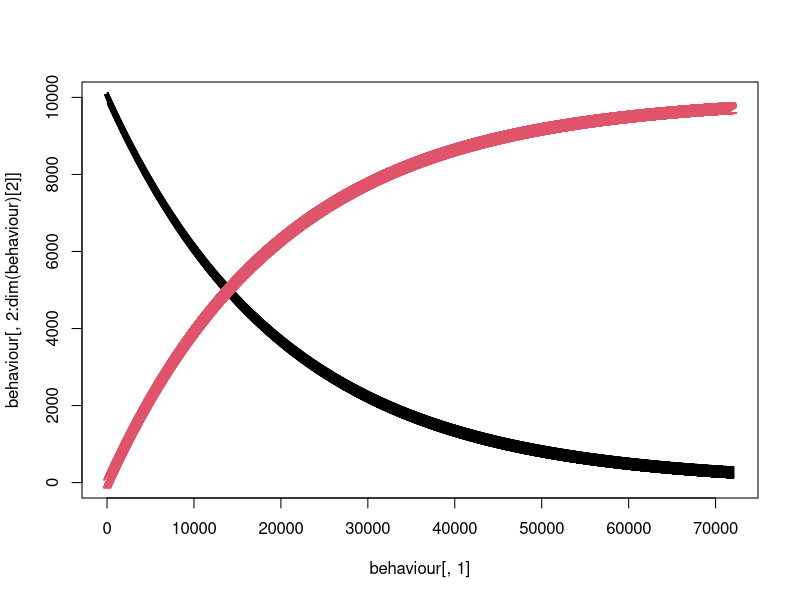

The R source for this figure:
library(deSolve)
library(stringr)

get_first_part <- function(react_str) {
    return(sub('->.*', '', react_str))
}

get_second_part <- function(react_str) {
    return(sub('.*->', '', react_str))
}

is_bimolecular <- function(react_str) {
    first_part <- get_first_part(react_str)
    return(get_stoichiometry_part(first_part) == 2)
}

get_onespecies_count <- function(one_species, reaction_part) {
    m <- gregexpr(paste('[1-9]*', one_species, sep = ''), reaction_part)
    matches <- regmatches(reaction_part, m)
    nums <- array(0, length(matches[[1]]))
    if(length(nums) > 0) {
        for(i in 1:length(nums)){
            nums[i] <- as.numeric(sub(one_species, '', matches[[1]][i]))
            if(is.na(nums[i])) {
                nums[i] <- 1
            }
        }
    }
    return(nums)
}

get_stoichiometry_onespecies <- function(one_species, reaction) {
    f_p <- get_first_part(reaction)
    s_p <- get_second_part(reaction)
    
    f_p_n <- get_onespecies_count(one_species, f_p)
    s_p_n <- get_onespecies_count(one_species, s_p)
    
    r <- list(left_sto = sum(f_p_n), right_sto = sum(s_p_n))
    return(r)
}

get_stoichiometry_part <- function(reaction_part) {
    matches <- str_match_all(reaction_part, '([1-9])*([a-zA-Z0-9_]+)')[[1]]
    count <- 0
    for(i in 1:dim(matches)[1]) {
        n <- as.numeric(matches[i,2])
        if(is.na(n)) {
            n <- 1
        }
        count <- count + n
    }
    return(count)
}

get_stoichiometry_all <- function(reaction) {
    f_p <- get_first_part(react_str)
    s_p <- get_second_part(reaction)
    r <- list(left_sto = get_stoichiometry_part(f_p), 
              right_sto = get_stoichiometry_part(s_p))
    return(r)
}

remove_stoichiometry <- function(species) {
    no_sto_spec <- c()
    for(i in 1:length(species)) {
        s <- sub('^[1-9]*', '', species[i])
        no_sto_spec <- c(no_sto_spec, s)
    }
    return(no_sto_spec)
}

get_species <- function(reaction_part) {
    specs <- strsplit(reaction_part, '[^a-zA-Z0-9_]')[[1]]
    specs <- specs[specs != '']
    specs <- remove_stoichiometry(specs)
    return(specs)
}

reactants_in_reaction <- function(species, reaction) {
    f_p <- get_first_part(reaction)
    words <- get_species(f_p)
    r <- c()
    for(i in 1:length(species)) {
        if(any(words == species[i])) {
            r <- c(r, i)
        }
    }
    return(r)
}

#
# Reaction must be unimolecular or bimolecular
#  E.g.: A + B -> C
#        2A -> B
#
# Limitations:
#  - It only supports uni or bimolecular reactions
#  - Bidiretional reactions is not supported (two separated reactions are needed)
#
react <- function(species, ci, reactions, ki, t) {
    products <- matrix(data = 0, nrow = length(reactions), ncol = length(species))
    reactants <- matrix(data = 0, nrow = length(reactions), ncol = length(species))
    
    for(i in 1:length(reactions)) {
        for(j in 1:length(species)) {
            stoc <- get_stoichiometry_onespecies(species[j], reactions[i])
            products[i,j] <- stoc$right_sto
            reactants[i,j] <- stoc$left_sto
        }
    }
    
    M <- products - reactants
    Mt <- t(M)
    
    fx <- function(t, y, parms) {
        dy <- numeric(length(y))
        
        v <- matrix(data = 0, nrow = length(reactions), ncol = 1)
        for(i in 1:length(reactions)) {
            s_is_reac <- reactants_in_reaction(species, reactions[i])
            v[i,1] <- ki[i] * prod(y[s_is_reac])
        }
        
        dy <- Mt %*% v
        
        return(list(dy))
    }
    
    result <- ode(times = t, y = ci, func = fx, parms = NULL)
    return(result)
}

plot_behaviour <- function(behaviour) {
    matplot(x = behaviour[,1], y = behaviour[,2:dim(behaviour)[2]])
}

#
# 4-domain DNA approach
#

# Only accepts uni or bimolecular reactions 
check_reaction_4domain <- function(reaction) {
    left_part <- get_first_part(reaction)
    sto <- get_stoichiometry_part(left_part)
    return(sto < 3)
}

react_4domain <- function(species, ci, reactions, qi, qmax, cmax, t) {
    for(r in reactions) {
        if(!check_reaction_4domain(r)) {
            stop(paste('Failed to processo reaction', r))
        }
    }
    
    new_reactions <- c()
    new_species <- c(species)
    new_ks <- c()
    new_cis <- c(ci)
    
    uni_aux_species <- c('G', 'O', 'T')
    bi_aux_species <- c('L', 'H', 'W', 'O', 'T')
    
    for(i in 1:length(reactions)) {
        new_reactions_for_i <- c()
        new_species_for_i <- c() 
        new_ks_for_i <- c()
        new_cis_for_i <- c()
        
        if(is_bimolecular(reactions[i])) {
            aux <- paste(bi_aux_species, as.character(i), sep = '')
            
            left_part <- get_first_part(reactions[i])
            l_p_specs <- get_species(left_part)
            
            # For a species, get its count on left.
            # If the count is 2 (2A), transform it into 2 molecules (A + A).
            # If there is only one species and the reaction is bimolecular, 
            # this unique molecule needs to be duplicated
            if(length(l_p_specs) == 1) {
                l_p_specs <- c(l_p_specs, l_p_specs)
            }
            
            # Get the products string.
            # This time we don't need to expand 2A to A + A
            right_part <- get_second_part(reactions[i])

            # Combine the molecules into reactions
            new_reactions_for_i <- c(paste(l_p_specs[1],' +', aux[1], '-->', aux[2], '+', aux[3]),
                                     paste(aux[2],' +', aux[3], '-->', l_p_specs[1], '+', aux[1]),
                                     paste(l_p_specs[2],' +', aux[2], '-->', aux[4]),
                                     paste(aux[4],' +', aux[5], '-->', right_part))
            
            # Set the new species, initial concentrations and ks
            new_species_for_i <- c(aux)
            #                     L      H     B       O     T
            new_cis_for_i <- c(cmax[i], 0.0, cmax[i], 0.0, cmax[i])
            new_ks_for_i <- c(qi[i], qmax[i], qmax[i], qmax[i])
        } else {
            aux <- paste(uni_aux_species, as.character(i), sep = '')
            
            left_part <- get_first_part(reactions[i])
            l_p_specs <- get_species(left_part)
            right_part <- get_second_part(reactions[i])
            
            new_reactions_for_i <- c(paste(l_p_specs,' +', aux[1], '-->', aux[2]),
                                     paste(aux[2],' +', aux[3], '-->', right_part, '+', aux[1]))
            new_species_for_i <- c(aux)
            #                     G      O     T
            new_cis_for_i <- c(cmax[i], 0.0, cmax[i])
            new_ks_for_i <- c(qi[i], qmax[i])
        }
        
        new_species <- c(new_species, new_species_for_i)
        new_reactions <- c(new_reactions, new_reactions_for_i)
        new_ks <- c(new_ks, new_ks_for_i)
        new_cis <- c(new_cis, new_cis_for_i)
    }
    
    # Run the reaction
    b <- react(
        species   = new_species,
        ci        = new_cis,
        reactions = new_reactions,
        ki        = new_ks,
        t         = t
    )
    
    # Return the behaviour of the input species, without the auxyliar ones
    return(b[,1:(length(species) + 1)])
}

#
# Examples
#

run_ApBeC <- function() {
    behaviour <- react(
        species   = c('A2', 'B', 'C'),
        ci        = c(1e3, 1e3, 0), 
        reactions = c('A2 + B -> C'),
        ki        = c(1e-7),
        t         = seq(0, 72000, 10)
    )
    return(behaviour)
}

run_lotka <- function() {
    behaviour <- react(
        species   = c('A', 'B'),
        ci        = c(2, 1), 
        reactions = c('A + B -> 2B',
                      'A -> 2A',
                      'B -> 0'),
        ki        = c(1.5,
                      1,
                      1),
        t         = seq(0, 45, 0.1)
    )
    return(behaviour)
}

run_lotka_scaled <- function() {
    behaviour <- react(
        species   = c('A', 'B'),
        ci        = c(20e-9, 10e-9), 
        reactions = c('A + B -> 2B',
                      'A -> 2A',
                      'B -> 0'),
        ki        = c(5e5,
                      1/300,
                      1/300),
        t         = seq(0, 12600, 1)
    )
    return(behaviour)
}

run_ApBeC_4domain <- function() {
    behaviour <- react(
        species   = c('A', 'B', 'C', 'L', 'H', 'W', 'O', 'T'),
        ci        = c(1e3, 1e3, 0.0, 1e5, 0.0, 1e5, 0.0, 1e5), 
        reactions = c('A + L -> H + W',
                      'H + W -> A + L',
                      'B + H -> O',
                      'O + T -> C'),
        ki        = c(1e-7,
                      1e-3,
                      1e-3,
                      1e-3),
        t         = seq(0, 72000, 1)
    )
    return(behaviour)
}

run_origonator <- function() {
    # It is not working properly yet
    behaviour <- react(
        species   = c('A', 'B', 'C'),
        ci        = c(0.8e-9, 4.5e-9, 0.8e-9), 
        reactions = c('B -> A',
                      'B + A -> 0',
                      'A -> 2A + C',
                      '2A -> 0',
                      'C -> B',
                      'C -> 0'),
        ki        = c(3.889e-7,
                      5e5,
                      0.00232,
                      12500,
                      0.00198,
                      1.195e-5),
        t         = seq(0, 360000, 1)
    )
    return(behaviour)
}

run_rossler <- function() {
    # It is not working properly yet
    behaviour <- react(
        species   = c('A', 'B', 'C'),
        ci        = c(1.8e-9, 1.8e-9, 1.8e-9), 
        reactions = c('A -> 2A',
                      '2A -> A',
                      'B + A -> 2B',
                      'B -> 0',
                      'A + C -> 0',
                      'C -> 2C',
                      '2C -> C'),
        ki        = c(0.002,
                      200000,
                      400000,
                      0.000667,
                      400000,
                      0.001,
                      200000),
        t         = seq(0, 144000, 1)
    )
    return(behaviour)
}

consensus <- function() {
    behaviour <- react(
        species   = c('X', 'Y', 'B'),
        ci        = c(0.7 * 80e-9, 0.3 * 80e-9, 0.0),
        reactions = c('X + Y -> 2B',
                      'B + X -> 2X',
                      'B + Y -> 2Y'),
        ki        = c(2e3, 2e3, 2e3),
        t         = seq(0, 54000, 5)
    )
}

#behaviour <- run_ApBeC()
#behaviour <- run_lotka()
#behaviour <- run_lotka_scaled()
#behaviour <- run_ApBeC_4domain()
#behaviour <- run_origonator()
#behaviour <- run_rossler()
#behaviour <- consensus()

#plot_behaviour(behaviour)


#
# 4-domain Examples
#

run_ApBeC_4d <- function() {
    behaviour <- react_4domain(
        species   = c('A', 'B', 'C'),
        ci        = c(1e3, 1e3, 0),
        reactions = c('A + B -> C'),
        qi        = c(1e-7),
        qmax      = c(1e-3),
        cmax      = c(1e5),
        t         = seq(0, 72000, 10)
    )
}

run_AeB_4d <- function() {
    behaviour <- react_4domain(
        species   = c('A', 'B'),
        ci        = c(1e4, 0),
        reactions = c('A -> B'),
        qi        = c(5e-5 / 1e5),
        qmax      = c(1e-5),
        cmax      = c(1e5),
        t         = seq(0, 72000, 10)
    )
}

#behaviour <- run_ApBeC_4d()
behaviour <- run_AeB_4d()

plot_behaviour(behaviour)
